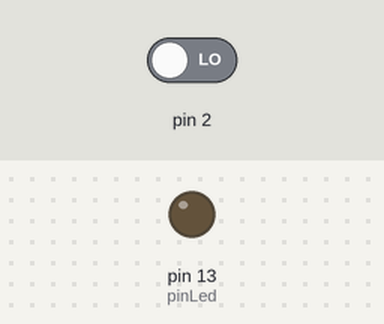
A sketch run on a simulated Arduino Uno, built with avr-gcc and run on an emulated ATmega328P. Shown: output pins drawn as LEDs (lit = HIGH). The test bench sets the inputs (shaded band); at power-on: pin 2 LOW.

Above: at 1.2 s.
1.3 s: pin 2 driven HIGH
At 2.3 s:
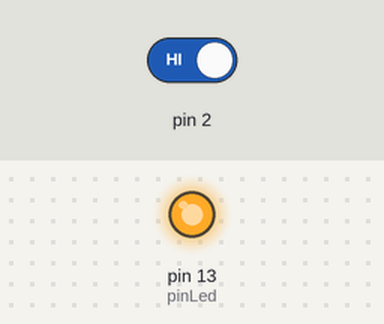
2.8 s: pin 2 driven LOW
At 3.5 s:
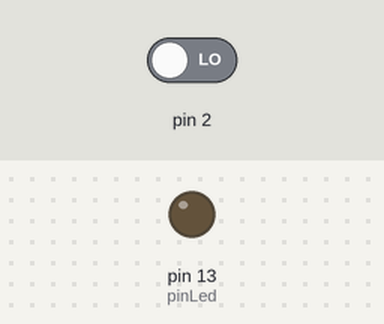
Timing chart, 0 to 5.8 s (numbered marks = the images above; inputs shaded):
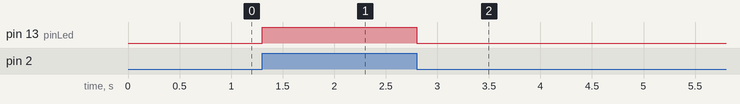

Measured:
- after the input at 1.3 s, pin 13 (pinLed): LOW → HIGH at once
- after the input at 2.8 s, pin 13 (pinLed): HIGH → LOW at once

The sketch:

interrupt.ino
```cpp
int pinLed = 13 ;
int pinInterrupt = 0;
int state = LOW;

void setup() {
  pinMode(pinLed, OUTPUT);
  attachInterrupt(pinInterrupt, blink, CHANGE); // FALLING 혹은 RISING F+R = CHANGE //bling : state를 반전시켜서 자기자신에게 저장시킴

}

void loop() {

}

void blink() {
  state = !state; //state가 LOW 일때 state 는 HIGH
  digitalWrite(pinLed, state); // LED ON or OFF
}
```
